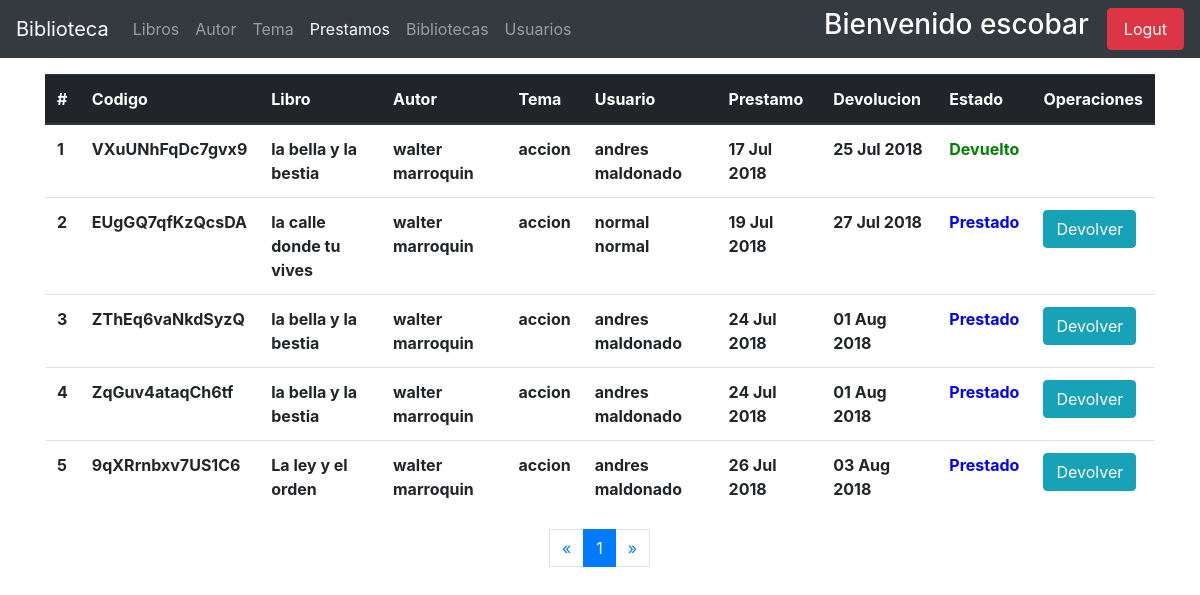
/prestamos/admin-list/ (signed in), run on an earlier commit of the app's database.
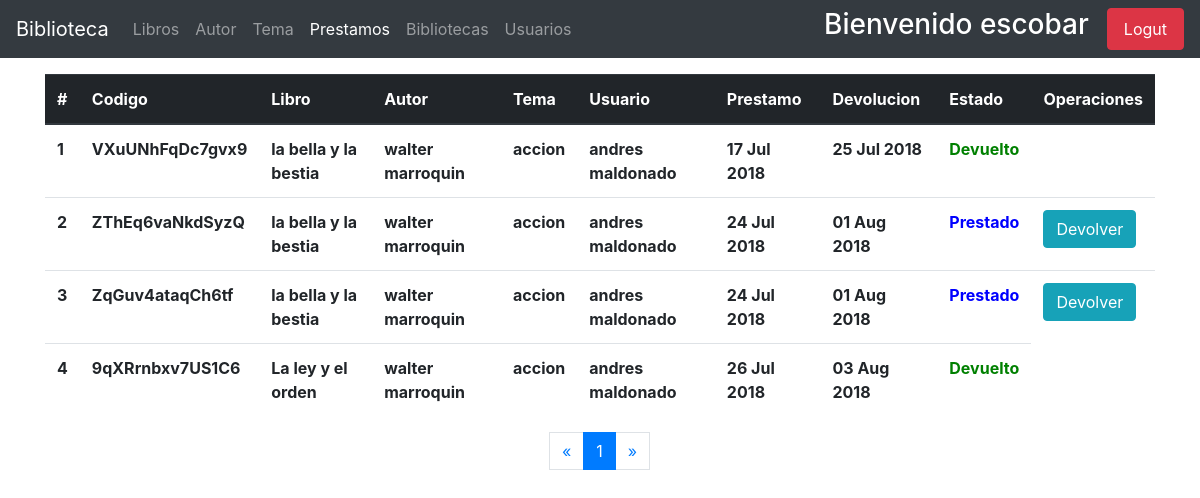
And on a later commit of the database.
### usuarios/models.py (models this page shows, shortened)
class User(AbstractUser):
    email = models.EmailField(unique=True)
    adress = models.CharField(max_length=100 , null=True, blank=True)
    celphone = models.PositiveIntegerField(blank=True, null=True)
    gender = models.BooleanField(default=True, choices = [
        (True, 'Male'),
        (False, 'Female'),
    ])
    birth_date = models.DateField(blank=True, null=True)
    cui = models.PositiveIntegerField(blank=True, null=True)
    departamento = models.ForeignKey(Departamento, on_delete=models.PROTECT,blank=True,  null=True)
    municipio = models.ForeignKey(Municipio, on_delete=models.CASCADE, blank=True, null=True)
    zona = models.PositiveIntegerField(_('zona del municipio'), blank=True, null=True)
    escolaridad = models.PositiveIntegerField(_('escolaridad'), default=0, choices=[
        ( 1, 'None' ),
        ( 2, 'Primaria'),
        ( 3,'Basicos'),
        ( 4, 'Diversificado'),
        ( 5, 'Universidad'),
        ( 6, 'Maestria'),
    ])
    establecimiento = models.CharField(_('establecimiento'), max_length=150, blank=True, null=True)
    estado = models.PositiveSmallIntegerField(_('estado'), default=1)
    imagen = models.ImageField(_('perfil'), upload_to='usuarios/avatares/', default='default_avatar.jpg', blank=True, null=True)
    USERNAME_FIELD = 'email'
    REQUIRED_FIELDS = ['username','first_name', 'last_name']

### apps/prestamos/models.py (models this page shows, shortened)
class Prestamo(models.Model):
    usuario = models.ForeignKey(get_user_model(), on_delete=models.CASCADE)
    libro = models.ForeignKey(Libros, on_delete=models.PROTECT)
    fecha_prestamo = models.DateField(_('fecha de prestamos'), default=datetime.now())
    fecha_devolucion = models.DateField(_('fecha de devolucion'), default=(datetime.now() + timedelta(days=8)))
    token = models.CharField(max_length=50, default=get_random_string(length=15, allowed_chars='ABCDEFGHKMNPQRSTUVWXYZ123456789'), unique=True)
    estado = models.PositiveSmallIntegerField(default=1)

### apps/libros/models.py (models this page shows, shortened)
class Libros(models.Model):
    titulo = models.CharField(_('titulo'), max_length=150)
    biblioteca = models.ForeignKey(Biblioteca, on_delete=models.PROTECT, null=True)
    autor = models.ForeignKey(Author, on_delete=models.PROTECT)
    tema = models.ForeignKey(Temas, on_delete=models.PROTECT)
    ubicacion = models.CharField(_('ubicacion'), max_length=200)
    disponibles = models.PositiveIntegerField(_('libros disponibles'), validators=[limit], default=1, )
    fecha_registro = models.DateField(_('Fecha de ingreso'), default=datetime.now())
    class Meta:
        ordering = ['id']
        verbose_name_plural = 'Libros'

### apps/autores/models.py (models this page shows, shortened)
class Author(models.Model):
    nombre = models.CharField(_('nombre'), max_length=150)
    apellido = models.CharField(_('apellido'), max_length=150)
    nacionalidad = models.ForeignKey(Pais, on_delete=models.CASCADE)
    genero = models.BooleanField(_('genero'), default=True, choices=[
        (True, 'masculino'),
        (False, 'femenino')
    ])
    nacimiento = models.DateField(_('fecha de nacimiento'))
    fallecimiento = models.DateField(_('fecha de fallecimiento'),null=True, blank=True)
    fecha_registro = models.DateField(_('fecha de registro'), default=datetime.now())
    def __str__(self):
        return f'{self.nombre} {self.apellido}'

### apps/temas/models.py (models this page shows)
class Temas(models.Model):
    tema = models.CharField(_('tema'), max_length=200)
    fecha_ingreso = models.DateField(_('fecha_ingreso'), default=now())
    class Meta:
        verbose_name_plural = 'Temas'
    def __str__(self):
        return self.tema

### apps/prestamos/views.py (the view)
# urls.py: path('admin-list/', views.PrestamosAdminView.as_view(), name='prestamo-admin'),
class PrestamosAdminView(AdminMixin, ListView):
    model = Prestamo
    context_object_name = 'Prestamo'
    template_name_suffix = '_list_admin'
    paginate_by = 5

### usuarios/mixins.py (called while the page is built)
def _user_mixin(group_name):
    class Mixin(LoginRequiredMixin, UserPassesTestMixin):
        login_url = reverse_lazy('usuarios:index')
        def test_func(self):
            user = self.request.user
            if user.is_superuser:
                return True
            group = Group.objects.get(name=group_name)
            return group in user.groups.all()
    return Mixin

### apps/prestamos/templates/prestamos/prestamo_list_admin.html (shortened to what this page needs)
{% extends "base.html" %}
{% block navbar_items %}
<li class="nav-item ">
    <a class="nav-link" href="{% url 'book:admin_index' %}"> Libros <span class="sr-only">(current)</span></a>
</li>
<li class="nav-item">
    <a class="nav-link" href="{% url 'autor:autores-admin' %}"> Autor </a>
</li>
<li class="nav-item">
    <a class="nav-link" href="{% url 'temas:temas-admin' %}"> Tema </a>
</li>
<li class="nav-item active">
    <a href="{% url 'prestamos:prestamo-admin' %}" class="nav-link"> Prestamos </a>
</li>
<li class="nav-item ">
    <a href="{% url 'book:bibliotecas' %}" class="nav-link"> Bibliotecas </a>
</li>
<li class="nav-item">
    <a class="nav-link" href="{% url 'usuarios:list-users' %}" > Usuarios </a>
</li>
{% endblock %}
{% block content %}
<div class="container mt-3" style="height: 350px;">
    <div class="table-respon">
    <table class="table table-hover" id="table-controller">
        <thead class="thead-dark">
            <tr>
                <th scope="col"> # </th>
                <th scope="col"> Codigo </th>
                <th scope="col"> Libro </th>
                <th scope="col"> Autor </th>
                <th scope="col"> Tema </th>
                <th scope="col"> Usuario </th>
                <th scope="col"> Prestamo </th>
                <th scope="col"> Devolucion </th>
                <th scope="col">  Estado</th>
                <th scope="col"> Operaciones</th>
            </tr>
            <tbody>
                {% for prestamo in Prestamo %}
                    <tr>
                        <th scope="col"> {{ forloop.counter }} </th>
                        <th> {{ prestamo.token }} </th>
                        <th> {{ prestamo.libro.titulo }} </th>
                        <th> {{ prestamo.libro.autor }} </th>
                        <th> {{ prestamo.libro.tema }} </th>
                        <th> {{ prestamo.usuario.first_name }}  {{prestamo.usuario.last_name}} </th>
                        <th> {{ prestamo.fecha_prestamo|date:"d M Y" }} </th>
                        <th> {{ prestamo.fecha_devolucion|date:"d M Y" }} </th>
                        {% if prestamo.estado == 1 %}
                        <th style="color: blue;"> Prestado </th>
                        <th> <a href="{% url 'prestamos:devolver' prestamo.id %}" class="btn btn-info"> Devolver </a> </th>
                        {% endif %}
                        {% if prestamo.estado == 3 %}
                        <th style="color: green;"> Devuelto </th>
                        {% endif %}
                    </tr>
                {% endfor %}
            </tbody>
        </thead>
    </table>
    </div>
    <nav aria-label="Page navigation example">
            <ul class="pagination justify-content-center">
                {% if page_obj.has_previous %}
                    <li class="page-item"> <a href="?page={{ page_obj.previous_page_number }}" class="page-link" aria-label="Previous">&laquo;</a></li>
                {% else %}
                <li class="disabled"><span class="page-link">&laquo; </span> </li>
                {% endif %}
                {% for i in paginator.page_range %}
                    {% if page_obj.number == i %}
                        <li class="active page-item"><span class="page-link"> {{ i }} <span class="sr-only">current</span></span></li>
                    {% else %}
                        <li class="page-item"><a href="?page={{ i }}" class="page-link"> {{ i }} </a></li>
                    {% endif %}
                {% endfor %}
                {% if page_obj.has_next %}
                    <li class="page-item"><a href="?page={{ page_obj.next_page_number }}" class="page-link">&raquo;</a></li>
                {% else %}
                    <li class="disabled" class="page-item"> <span class="page-link">&raquo;</span> </li>
                {% endif %}
            </ul>
        </nav>
</div>
{% endblock %}

### usuarios/templates/base.html (shortened to what this page needs)
{% load static %}
<!DOCTYPE html>
<html lang="en">
<head>
    <link rel="stylesheet" type="text/css" href="https://cdn.datatables.net/v/bs4/dt-1.10.18/datatables.min.css"/>
    <link rel="stylesheet" href="https://use.fontawesome.com/releases/v5.1.0/css/all.css">
    <link rel="stylesheet" href="//code.jquery.com/ui/1.12.1/themes/base/jquery-ui.css">
    <link rel="stylesheet" href="https://stackpath.bootstrapcdn.com/bootstrap/4.1.1/css/bootstrap.min.css">
</head>
<body>
    <nav class="navbar navbar-expand-lg navbar-dark bg-dark">
        <a class="navbar-brand" href="{% url 'usuarios:index' %}">Biblioteca</a>
        <div class="collapse navbar-collapse" id="navbarSupportedContent">
            <ul class="navbar-nav mr-auto">
                {% block navbar_items %}
                {% endblock navbar_items %}
            </ul>
            <form class="form-inline my-2 my-lg-0">
                <h3 style="color: #ffffff"> Bienvenido {{ user.first_name }} </h3>
                <a class='nav-link btn btn-danger text-white' href="{% url 'usuarios:sign_out' %}">Logut</a>
            </form>
        </div>
    </nav>
    {% block content %}
    {% endblock %}
</body>
</html>

What changed in the data, as far as the page shows it:
removed Prestamo: token "EUgGQ7qfKzQcsDA", libro.titulo "la calle donde tu vives", libro.autor "walter marroquin", libro.tema "accion", usuario.first_name "normal", usuario.last_name "normal", fecha_prestamo "19 Jul 2018", fecha_devolucion "27 Jul 2018", estado "Prestado"
changed Prestamo "9qXRrnbxv7US1C6": estado "Prestado Devolver" → "Devuelto"
